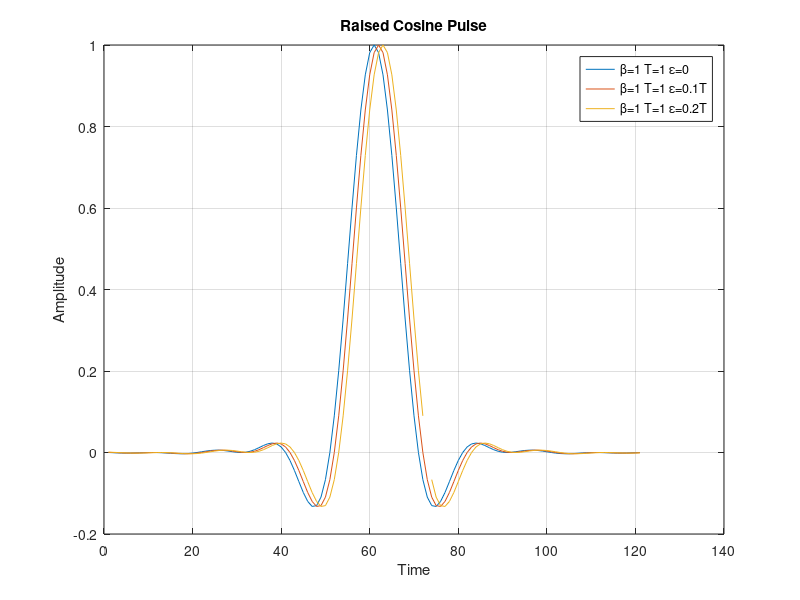
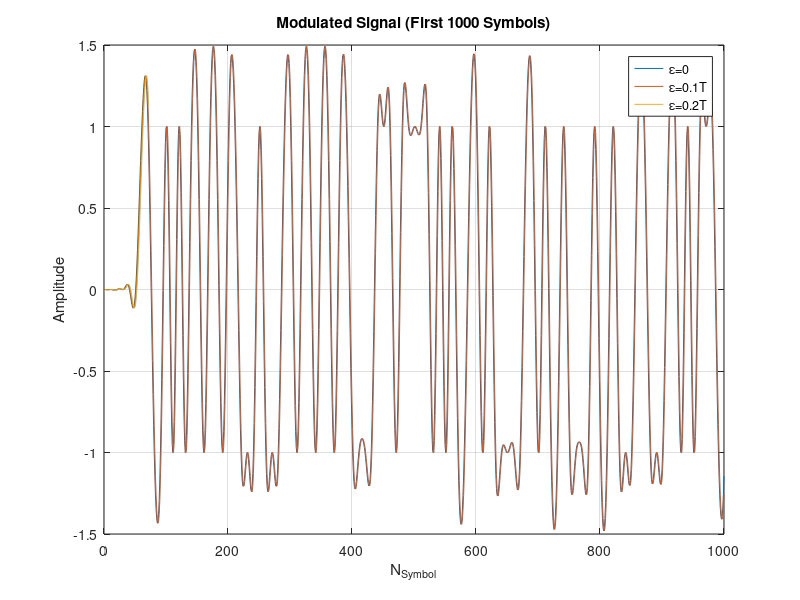

Write MATLAB code to recreate these figures, in order. (Note: this script raises an error after producing the figures.)
%% 1.1
close all; clear; clc;
beta = 0.5;
T = 1;
Fs = 10;
dt = T/Fs;



% Scen1: Ideal
t = -6*T:dt:6*T;
x_t1 = sinc(t / T) .* cos(pi * beta * t / T) ./ (1 - (2 * beta * t / T).^2);
x_t1(+T/(2*beta)/dt + ceil(length(t)/2)) = pi/4 * sinc(1/(2*beta));
x_t1(-T/(2*beta)/dt + ceil(length(t)/2)) = pi/4 * sinc(1/(2*beta));

% Scen2: e = 0.1T
e = 0.1;
t = (-6-e)*T:dt:(6-e)*T;
x_t2 = sinc(t / T) .* cos(pi * beta * t / T) ./ (1 - (2 * beta * t / T).^2);
x_t2(T/(2*beta)/dt + ceil(length(t)/2) + Fs*e) = pi/4 * sinc(1/(2*beta));

% Scen2: e = 0.2T
e = 0.2;
t = (-6-e)*T:dt:(6-e)*T;
x_t3 = sinc(t / T) .* cos(pi * beta * t / T) ./ (1 - (2 * beta * t / T).^2);
x_t3(-T/(2*beta)/dt + ceil(length(t)/2) + Fs*e) = pi/4 * sinc(1/(2*beta));


figure;
plot(x_t1);
hold on;
plot(x_t2);
hold on;
plot(x_t3);
title('Raised Cosine Pulse');
xlabel('Time');
ylabel('Amplitude');
legend('\beta=1 T=1 \epsilon=0','\beta=1 T=1 \epsilon=0.1T', '\beta=1 T=1 \epsilon=0.2T')
grid on;


%% 1.2
N = 10e5;
bits = randi([0,1],[1,N]);
modulated_symbols = 2*bits - 1;
L = T*Fs;
Zero_Pad_MS = zeros(L*length(bits), 1);
Zero_Pad_MS(1:L:end) = modulated_symbols;

transmitted_signal1 = conv(Zero_Pad_MS, x_t1);
transmitted_signal2 = conv(Zero_Pad_MS, x_t2);
transmitted_signal3 = conv(Zero_Pad_MS, x_t3);

figure;
plot(transmitted_signal1(1:1000));
hold on;
plot(transmitted_signal2(1:1000));
hold on;
plot(transmitted_signal3(1:1000));
title('Modulated Signal (First 1000 Symbols)');
xlabel('N_{Symbol}');
ylabel('Amplitude');
legend('\epsilon=0','\epsilon=0.1T', '\epsilon=0.2T')
grid on;
%% 1.3
SNR_dB = 0:1:10;

transmitted_signal_power1 = sum(abs(transmitted_signal1).^2) / length(transmitted_signal1);
transmitted_signal_power2 = sum(abs(transmitted_signal2).^2) / length(transmitted_signal2);
transmitted_signal_power3 = sum(abs(transmitted_signal3).^2) / length(transmitted_signal3);

noise_power1 = transmitted_signal_power1 ./ (10.^(SNR_dB./10));
noise_power2 = transmitted_signal_power2 ./ (10.^(SNR_dB./10));
noise_power3 = transmitted_signal_power3 ./ (10.^(SNR_dB./10));

noise1 = sqrt(noise_power1/2) .* randn(size(transmitted_signal1));
noise2 = sqrt(noise_power2/2) .* randn(size(transmitted_signal2));
noise3 = sqrt(noise_power3/2) .* randn(size(transmitted_signal3));

received_signal1 = transmitted_signal1 + noise1;
received_signal2 = transmitted_signal2 + noise2;
received_signal3 = transmitted_signal3 + noise3;


figure;
subplot(3,1,1);
plot(received_signal1(1:1000, 1));
title('Received Signal (First 1000 Symbols) For SNR=10 and \epsilon = 0');
xlabel('N_{Symbol}');
ylabel('Amplitude');
grid on;

subplot(3,1,2);
plot(received_signal2(1:1000, 1));
title('Received Signal (First 1000 Symbols) For SNR=10 and \epsilon = 0.1T');
xlabel('N_{Symbol}');
ylabel('Amplitude');
grid on;

subplot(3,1,3);
plot(received_signal3(1:1000, 1));
title('Received Signal (First 1000 Symbols) For SNR=10 and \epsilon = 0.2T');
xlabel('N_{Symbol}');
ylabel('Amplitude');
grid on;
%% 1.4
T_sampling = 6*L+1 : L : (N+6-1)*L+1;
Threshold = 0;
detected_symbols1 = received_signal1(T_sampling,:) > Threshold;
detected_symbols2 = received_signal2(T_sampling,:) > Threshold;
detected_symbols3 = received_signal3(T_sampling,:) > Threshold;


%% 1.5
errors1 = sum(abs((detected_symbols1 - bits')))./N;
errors2 = sum(abs((detected_symbols2 - bits')))./N;
errors3 = sum(abs((detected_symbols3 - bits')))./N;

figure;
semilogy(errors1, '-o', 'LineWidth',3);
hold on;
semilogy(errors2, '-o', 'LineWidth',3);
hold on;
semilogy(errors3, '-o', 'LineWidth',3);
grid on;
title('Binary PAM Detection Error: \beta = 1');
xlabel('SNR(dB)');
ylabel('log(Error)');
legend('\epsilon=0','\epsilon=0.1T', '\epsilon=0.2T')
grid on;




%% 1.6
clear; clc;
beta = 0;
N = 10e5;
T = 1;
Fs = 10;
dt = T/Fs;
t = -6*T:dt:6*T;
x_t1 = sinc(t / T) .* cos(pi * beta * t / T) ./ (1 - (2 * beta * t / T).^2);
% x_t1(+T/(2*beta)/dt + ceil(length(t)/2)) = pi/4 * sinc(1/(2*beta));
% x_t1(-T/(2*beta)/dt + ceil(length(t)/2)) = pi/4 * sinc(1/(2*beta));

probs = rand(1, N);

modulated_symbols = zeros(1, N);
modulated_symbols(probs >= 0    & probs < 0.1) = -3;
modulated_symbols(probs >= 0.1  & probs < 0.5) = -1;
modulated_symbols(probs >= 0.5  & probs < 0.9) = 1;
modulated_symbols(probs >= 0.9  & probs <=  1) = 3;
L = T*Fs;
Zero_Pad_MS = zeros(L*length(probs), 1);
Zero_Pad_MS(1:L:end) = modulated_symbols;

transmitted_signal = conv(Zero_Pad_MS', x_t1);

figure;
plot(transmitted_signal(1:1000));
title('4-PAM Modulated Signal (First 1000 Symbols)');
xlabel('N_{Symbol}');
ylabel('Amplitude');
grid on;

SNR_dB = 0:1:10;
transmitted_signal_power = sum(abs(transmitted_signal).^2) / length(transmitted_signal);
noise_power = transmitted_signal_power ./ (10.^(SNR_dB./10));
noise = sqrt(noise_power'/2) .* randn(size(transmitted_signal));

received_signal = transmitted_signal + noise;

figure;
plot(received_signal(6, 1:1000));
title('Received Signal (First 1000 Symbols) For SNR = 6');
xlabel('N_{Symbol}');
ylabel('Amplitude');
grid on;




%% 1.7
T_sampling = 6*L+1 : L : (N+6-1)*L+1;
samples = received_signal(:,T_sampling);

detected_symbols_ML = zeros(11, N);
detected_symbols_ML(samples <= -2) = -3;
detected_symbols_ML(samples > -2   &   samples <= 0) = -1;
detected_symbols_ML(samples > 0    &   samples <= 2) = +1;
detected_symbols_ML(samples >  +2) = +3;

detected_symbols_MAP = zeros(11, N);
MAP_diff_thr = noise_power.^2*log(3)/2;
detected_symbols_MAP(samples <= -2-MAP_diff_thr') = -3;
detected_symbols_MAP(samples > -2-MAP_diff_thr'   &   samples <= 0) = -1;
detected_symbols_MAP(samples > 0    &   samples <= 2+MAP_diff_thr') = +1;
detected_symbols_MAP(samples >  +2+MAP_diff_thr') = +3;


errors_ML  = sum(abs((detected_symbols_ML'  - modulated_symbols')))./N;
errors_MAP = sum(abs((detected_symbols_MAP' - modulated_symbols')))./N;

figure;
semilogy(errors_ML, '-o', 'LineWidth',3);
hold on;
semilogy(errors_MAP, '-o', 'LineWidth',3);
title('4-PAM Detection Error: ML and MAP Detector');
xlabel('SNR(dB)');
ylabel('log(Error)');
legend('ML','MAP')
grid on;

